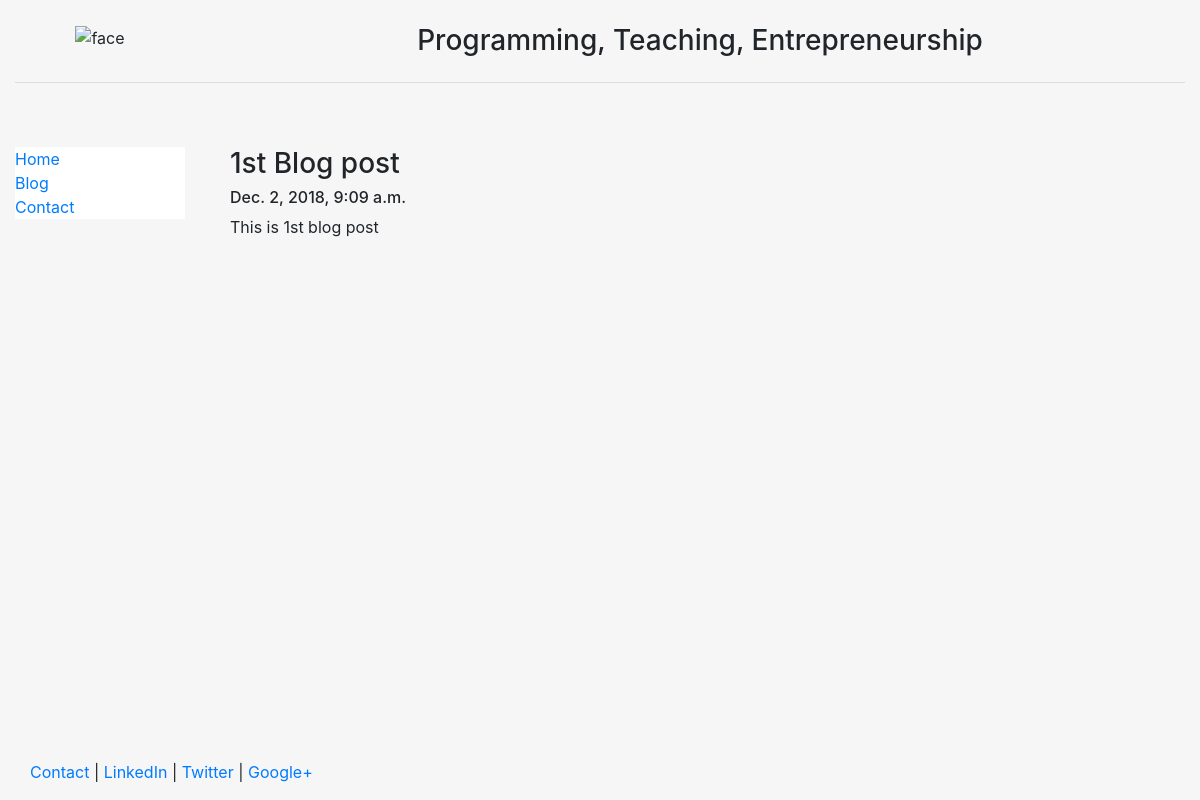
Page /blog/1/ on the committed database.
### blog/models.py (models this page shows, shortened)
class Post(models.Model):
    title = models.CharField(max_length = 140)
    body = models.TextField()
    date = models.DateTimeField()

### blog/templates/blog/post.html
{% extends "personal/header.html" %}
{% block content %}
  <h3>{{post.title}}</h3>
  <h6>{{post.date}}</h6>
  {{post.body|safe|linebreaks}}
{% endblock %}

### personal/templates/personal/header.html (style rules this page uses)
html, body { height:100% }

### rows in the picture
Post: title "1st Blog post", date "Dec. 2, 2018, 9:09 a.m.", body "This is 1st blog post"
